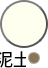
               <widget class="QWidget" name="earthBrush" native="true">
                <property name="minimumSize">
                 <size>
                  <width>48</width>
                  <height>68</height>
                 </size>
                </property>
                <property name="maximumSize">
                 <size>
                  <width>48</width>
                  <height>68</height>
                 </size>
                </property>
                <property name="styleSheet">
                 <string notr="true">background: transparent;</string>
                </property>
                <layout class="QVBoxLayout" name="verticalLayout_6">
                 <property name="leftMargin">
                  <number>0</number>
                 </property>
                 <property name="topMargin">
                  <number>0</number>
                 </property>
                 <property name="rightMargin">
                  <number>0</number>
                 </property>
                 <property name="bottomMargin">
                  <number>0</number>
                 </property>
                 <item>
                  <widget class="QPushButton" name="earthIcon">
                   <property name="sizePolicy">
                    <sizepolicy hsizetype="Fixed" vsizetype="Fixed">
                     <horstretch>0</horstretch>
                     <verstretch>0</verstretch>
                    </sizepolicy>
                   </property>
                   <property name="minimumSize">
                    <size>
                     <width>48</width>
                     <height>48</height>
                    </size>
                   </property>
                   <property name="maximumSize">
                    <size>
                     <width>48</width>
                     <height>48</height>
                    </size>
                   </property>
                   <property name="styleSheet">
                    <string notr="true">border: 2px solid #555;
border-radius: 24px;
border-style: outset;
background-color: #FFFFF0;</string>
                   </property>
                   <property name="text">
                    <string/>
                   </property>
                   <property name="icon">
                    <iconset>
                     <normaloff>resource/icon/earth.png</normaloff>resource/icon/earth.png</iconset>
                   </property>
                   <property name="iconSize">
                    <size>
                     <width>36</width>
                     <height>36</height>
                    </size>
                   </property>
                  </widget>
                 </item>
                 <item>
                  <widget class="QWidget" name="earthLabel" native="true">
                   <property name="minimumSize">
                    <size>
                     <width>40</width>
                     <height>20</height>
                    </size>
                   </property>
                   <property name="maximumSize">
                    <size>
                     <width>40</width>
                     <height>20</height>
                    </size>
                   </property>
                   <layout class="QHBoxLayout" name="horizontalLayout_14">
                    <property name="leftMargin">
                     <number>0</number>
                    </property>
                    <property name="topMargin">
                     <number>0</number>
                    </property>
                    <property name="rightMargin">
                     <number>0</number>
                    </property>
                    <property name="bottomMargin">
                     <number>0</number>
                    </property>
                    <item>
                     <widget class="QLabel" name="earthText">
                      <property name="minimumSize">
                       <size>
                        <width>26</width>
                        <height>20</height>
                       </size>
                      </property>
                      <property name="maximumSize">
                       <size>
                        <width>26</width>
                        <height>20</height>
                       </size>
                      </property>
                      <property name="font">
                       <font>
                        <pointsize>13</pointsize>
                        <weight>50</weight>
                        <bold>false</bold>
                       </font>
                      </property>
                      <property name="text">
                       <string>泥土</string>
                      </property>
                      <property name="alignment">
                       <set>Qt::AlignCenter</set>
                      </property>
                     </widget>
                    </item>
                    <item>
                     <widget class="QLabel" name="earthColor">
                      <property name="sizePolicy">
                       <sizepolicy hsizetype="Preferred" vsizetype="Preferred">
                        <horstretch>0</horstretch>
                        <verstretch>0</verstretch>
                       </sizepolicy>
                      </property>
                      <property name="minimumSize">
                       <size>
                        <width>12</width>
                        <height>12</height>
                       </size>
                      </property>
                      <property name="maximumSize">
                       <size>
                        <width>12</width>
                        <height>12</height>
                       </size>
                      </property>
                      <property name="font">
                       <font>
                        <pointsize>13</pointsize>
                        <weight>50</weight>
                        <bold>false</bold>
                       </font>
                      </property>
                      <property name="styleSheet">
                       <string notr="true">border: 1px solid #AAA;
border-radius: 6px;
border-style: solid;
background-color: #8B7455;</string>
                      </property>
                      <property name="text">
                       <string/>
                      </property>
                      <property name="alignment">
                       <set>Qt::AlignCenter</set>
                      </property>
                     </widget>
                    </item>
                   </layout>
                  </widget>
                 </item>
                </layout>
               </widget>
